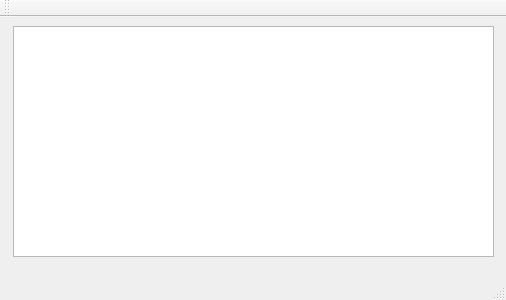
<?xml version="1.0" encoding="UTF-8"?>
<ui version="4.0">
 <class>MainWindow</class>
 <widget class="QMainWindow" name="MainWindow">
  <property name="geometry">
   <rect>
    <x>0</x>
    <y>0</y>
    <width>506</width>
    <height>300</height>
   </rect>
  </property>
  <property name="windowTitle">
   <string>MainWindow</string>
  </property>
  <widget class="QWidget" name="centralWidget">
   <widget class="QTextEdit" name="textEdit">
    <property name="geometry">
     <rect>
      <x>13</x>
      <y>9</y>
      <width>481</width>
      <height>231</height>
     </rect>
    </property>
   </widget>
  </widget>
  <widget class="QToolBar" name="mainToolBar">
   <attribute name="toolBarArea">
    <enum>TopToolBarArea</enum>
   </attribute>
   <attribute name="toolBarBreak">
    <bool>false</bool>
   </attribute>
  </widget>
  <widget class="QStatusBar" name="statusBar"/>
  <widget class="QMenuBar" name="menuBar">
   <property name="geometry">
    <rect>
     <x>0</x>
     <y>0</y>
     <width>506</width>
     <height>22</height>
    </rect>
   </property>
  </widget>
 </widget>
 <layoutdefault spacing="6" margin="11"/>
 <resources/>
 <connections/>
</ui>
